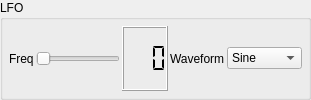
    <widget class="QGroupBox" name="GroupBox11">
     <property name="title">
      <string>LFO</string>
     </property>
     <layout class="QHBoxLayout">
      <property name="spacing">
       <number>2</number>
      </property>
      <property name="margin">
       <number>6</number>
      </property>
      <item>
       <widget class="QLabel" name="TextLabel3_5">
        <property name="text">
         <string>Freq</string>
        </property>
        <property name="wordWrap">
         <bool>false</bool>
        </property>
       </widget>
      </item>
      <item>
       <widget class="QSlider" name="FreqS">
        <property name="minimum">
         <number>0</number>
        </property>
        <property name="maximum">
         <number>255</number>
        </property>
        <property name="pageStep">
         <number>1</number>
        </property>
        <property name="orientation">
         <enum>Qt::Horizontal</enum>
        </property>
       </widget>
      </item>
      <item>
       <widget class="QLCDNumber" name="LCDNumber1_5">
        <property name="sizePolicy">
         <sizepolicy hsizetype="Preferred" vsizetype="Minimum">
          <horstretch>0</horstretch>
          <verstretch>0</verstretch>
         </sizepolicy>
        </property>
        <property name="numDigits">
         <number>3</number>
        </property>
        <property name="segmentStyle">
         <enum>QLCDNumber::Flat</enum>
        </property>
       </widget>
      </item>
      <item>
       <widget class="QLabel" name="TextLabel1_2_2">
        <property name="text">
         <string>Waveform</string>
        </property>
        <property name="wordWrap">
         <bool>false</bool>
        </property>
       </widget>
      </item>
      <item>
       <widget class="QComboBox" name="Waveform2_2">
        <item>
         <property name="text">
          <string>Sine</string>
         </property>
        </item>
        <item>
         <property name="text">
          <string>Pulse</string>
         </property>
        </item>
        <item>
         <property name="text">
          <string>Saw</string>
         </property>
        </item>
        <item>
         <property name="text">
          <string>Triangle</string>
         </property>
        </item>
       </widget>
      </item>
     </layout>
    </widget>
